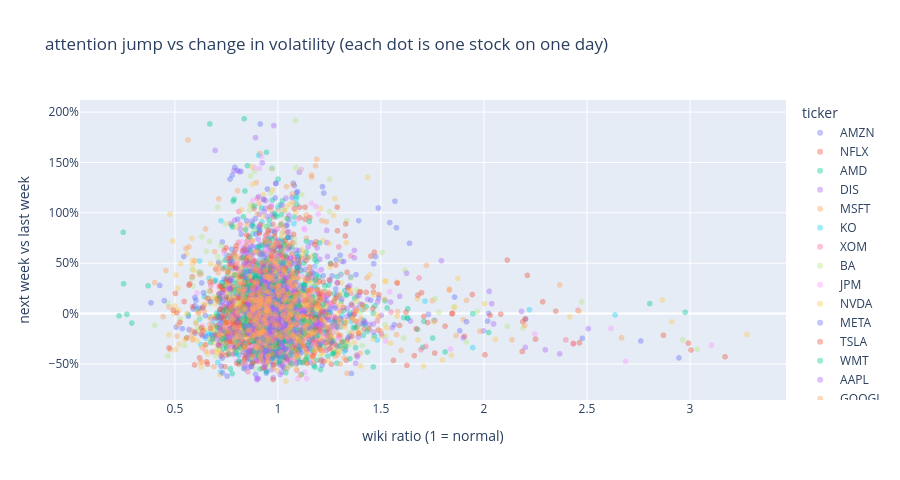

The notebook cell saved with this chart:
### Code cell
# scatter of every day (random sample so it doesn't lag), x axis cut off so a few crazy values don't squash everything
sample = table.sample(min(6000, len(table)), random_state=1)
sample = sample[(sample.wiki_ratio < 4) & (sample.change < 2)]

fig = px.scatter(sample, x="wiki_ratio", y="change", color="ticker", opacity=0.4,
                 title="attention jump vs change in volatility (each dot is one stock on one day)")
fig.update_layout(height=480, yaxis_tickformat=".0%", xaxis_title="wiki ratio (1 = normal)", yaxis_title="next week vs last week")
fig.show()

### Figure 1 — Plotly figure (JSON) as saved in the notebook; plotly's stock layout.template omitted (floating-point values rounded to 4 significant figures; data arrays with more than 128 entries replaced by an {"elided": "..."} marker saying what was removed)
{"data": [{"hovertemplate": "ticker=AMZN<br>wiki_ratio=%{x}<br>change=%{y}<extra></extra>", "legendgroup": "AMZN", "marker": {"color": "#636efa", "opacity": 0.4, "symbol": "circle"}, "mode": "markers", "name": "AMZN", "showlegend": true, "type": "scattergl", "x": {"elided": "434 float values"}, "xaxis": "x", "y": {"elided": "434 float values"}, "yaxis": "y"}, {"hovertemplate": "ticker=NFLX<br>wiki_ratio=%{x}<br>change=%{y}<extra></extra>", "legendgroup": "NFLX", "marker": {"color": "#EF553B", "opacity": 0.4, "symbol": "circle"}, "mode": "markers", "name": "NFLX", "showlegend": true, "type": "scattergl", "x": {"elided": "405 float values"}, "xaxis": "x", "y": {"elided": "405 float values"}, "yaxis": "y"}, {"hovertemplate": "ticker=AMD<br>wiki_ratio=%{x}<br>change=%{y}<extra></extra>", "legendgroup": "AMD", "marker": {"color": "#00cc96", "opacity": 0.4, "symbol": "circle"}, "mode": "markers", "name": "AMD", "showlegend": true, "type": "scattergl", "x": {"elided": "421 float values"}, "xaxis": "x", "y": {"elided": "421 float values"}, "yaxis": "y"}, {"hovertemplate": "ticker=DIS<br>wiki_ratio=%{x}<br>change=%{y}<extra></extra>", "legendgroup": "DIS", "marker": {"color": "#ab63fa", "opacity": 0.4, "symbol": "circle"}, "mode": "markers", "name": "DIS", "showlegend": true, "type": "scattergl", "x": {"elided": "399 float values"}, "xaxis": "x", "y": {"elided": "399 float values"}, "yaxis": "y"}, {"hovertemplate": "ticker=MSFT<br>wiki_ratio=%{x}<br>change=%{y}<extra></extra>", "legendgroup": "MSFT", "marker": {"color": "#FFA15A", "opacity": 0.4, "symbol": "circle"}, "mode": "markers", "name": "MSFT", "showlegend": true, "type": "scattergl", "x": {"elided": "410 float values"}, "xaxis": "x", "y": {"elided": "410 float values"}, "yaxis": "y"}, {"hovertemplate": "ticker=KO<br>wiki_ratio=%{x}<br>change=%{y}<extra></extra>", "legendgroup": "KO", "marker": {"color": "#19d3f3", "opacity": 0.4, "symbol": "circle"}, "mode": "markers", "name": "KO", "showlegend": true, "type": "scattergl", "x": {"elided": "407 float values"}, "xaxis": "x", "y": {"elided": "407 float values"}, "yaxis": "y"}, {"hovertemplate": "ticker=XOM<br>wiki_ratio=%{x}<br>change=%{y}<extra></extra>", "legendgroup": "XOM", "marker": {"color": "#FF6692", "opacity": 0.4, "symbol": "circle"}, "mode": "markers", "name": "XOM", "showlegend": true, "type": "scattergl", "x": {"elided": "417 float values"}, "xaxis": "x", "y": {"elided": "417 float values"}, "yaxis": "y"}, {"hovertemplate": "ticker=BA<br>wiki_ratio=%{x}<br>change=%{y}<extra></extra>", "legendgroup": "BA", "marker": {"color": "#B6E880", "opacity": 0.4, "symbol": "circle"}, "mode": "markers", "name": "BA", "showlegend": true, "type": "scattergl", "x": {"elided": "396 float values"}, "xaxis": "x", "y": {"elided": "396 float values"}, "yaxis": "y"}, {"hovertemplate": "ticker=JPM<br>wiki_ratio=%{x}<br>change=%{y}<extra></extra>", "legendgroup": "JPM", "marker": {"color": "#FF97FF", "opacity": 0.4, "symbol": "circle"}, "mode": "markers", "name": "JPM", "showlegend": true, "type": "scattergl", "x": {"elided": "415 float values"}, "xaxis": "x", "y": {"elided": "415 float values"}, "yaxis": "y"}, {"hovertemplate": "ticker=NVDA<br>wiki_ratio=%{x}<br>change=%{y}<extra></extra>", "legendgroup": "NVDA", "marker": {"color": "#FECB52", "opacity": 0.4, "symbol": "circle"}, "mode": "markers", "name": "NVDA", "showlegend": true, "type": "scattergl", "x": {"elided": "403 float values"}, "xaxis": "x", "y": {"elided": "403 float values"}, "yaxis": "y"}, {"hovertemplate": "ticker=META<br>wiki_ratio=%{x}<br>change=%{y}<extra></extra>", "legendgroup": "META", "marker": {"color": "#636efa", "opacity": 0.4, "symbol": "circle"}, "mode": "markers", "name": "META", "showlegend": true, "type": "scattergl", "x": {"elided": "238 float values"}, "xaxis": "x", "y": {"elided": "238 float values"}, "yaxis": "y"}, {"hovertemplate": "ticker=TSLA<br>wiki_ratio=%{x}<br>change=%{y}<extra></extra>", "legendgroup": "TSLA", "marker": {"color": "#EF553B", "opacity": 0.4, "symbol": "circle"}, "mode": "markers", "name": "TSLA", "showlegend": true, "type": "scattergl", "x": {"elided": "395 float values"}, "xaxis": "x", "y": {"elided": "395 float values"}, "yaxis": "y"}, {"hovertemplate": "ticker=WMT<br>wiki_ratio=%{x}<br>change=%{y}<extra></extra>", "legendgroup": "WMT", "marker": {"color": "#00cc96", "opacity": 0.4, "symbol": "circle"}, "mode": "markers", "name": "WMT", "showlegend": true, "type": "scattergl", "x": {"elided": "424 float values"}, "xaxis": "x", "y": {"elided": "424 float values"}, "yaxis": "y"}, {"hovertemplate": "ticker=AAPL<br>wiki_ratio=%{x}<br>change=%{y}<extra></extra>", "legendgroup": "AAPL", "marker": {"color": "#ab63fa", "opacity": 0.4, "symbol": "circle"}, "mode": "markers", "name": "AAPL", "showlegend": true, "type": "scattergl", "x": {"elided": "421 float values"}, "xaxis": "x", "y": {"elided": "421 float values"}, "yaxis": "y"}, {"hovertemplate": "ticker=GOOGL<br>wiki_ratio=%{x}<br>change=%{y}<extra></extra>", "legendgroup": "GOOGL", "marker": {"color": "#FFA15A", "opacity": 0.4, "symbol": "circle"}, "mode": "markers", "name": "GOOGL", "showlegend": true, "type": "scattergl", "x": {"elided": "398 float values"}, "xaxis": "x", "y": {"elided": "398 float values"}, "yaxis": "y"}], "layout": {"height": 480, "legend": {"title": {"text": "ticker"}, "tracegroupgap": 0}, "title": {"text": "attention jump vs change in volatility (each dot is one stock on one day)"}, "xaxis": {"anchor": "y", "domain": [0, 1], "title": {"text": "wiki ratio (1 = normal)"}}, "yaxis": {"anchor": "x", "domain": [0, 1], "tickformat": ".0%", "title": {"text": "next week vs last week"}}}}
